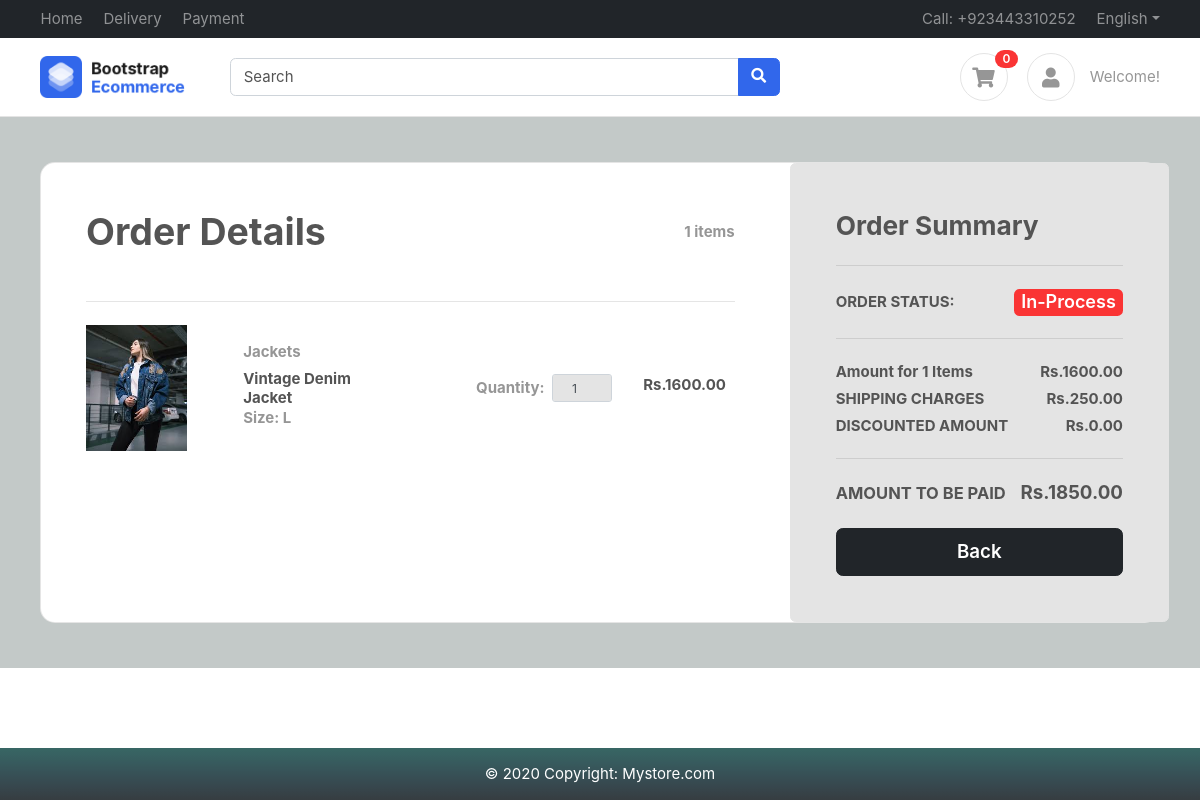
Screenshot of /orders/order-details/orders/2103e05edb6443548e62c41e4f13eefa/ (signed in) with the database file from the repository.
### accounts/models.py (models this page shows, shortened)
class Add_To_Cart(BaseModel):
     product=models.ForeignKey(product, on_delete=models.CASCADE)
     shopping_cart = models.ForeignKey(ShoppingCart, on_delete=models.CASCADE,related_name="addtocart")
     selected_size=models.CharField(max_length=30)
     item_price=models.FloatField()
     item_color=models.CharField(max_length=30 ,blank=True,null=True)
     quantity=models.IntegerField()
     def total_price(self):
         return self.item_price * self.quantity

### myapp/models.py (models this page shows, shortened)
class product(BaseModel):
    product_name = models.CharField(max_length=100)
    category = models.ForeignKey(category,on_delete=models.CASCADE,related_name='products')
    price = models.IntegerField()
    slug = models.SlugField(unique=True,null=True,blank=True)
    product_description = models.TextField()
    color_variant=models.ManyToManyField(ColorVariant,blank=True)
    size_variant=models.ManyToManyField(SizeVariant,blank=True)

class ProductImage(BaseModel):
    product = models.ForeignKey(product,on_delete=models.CASCADE,related_name='product_images')
    image = models.ImageField(upload_to='product')

class category(BaseModel):
    category_name=models.CharField(max_length=100)
    slug=models.SlugField(unique=True,null=True,blank=True)
    category_image=models.ImageField(upload_to='categories')
    def __str__(self):
        return self.category_name

### orders/models.py (models this page shows, shortened)
class OrderPlaced(BaseModel):
    order=models.OneToOneField(ShoppingCart,on_delete=models.CASCADE)
    customer = models.ForeignKey(User, on_delete=models.CASCADE)
    order_number = models.CharField(max_length=100, unique=True)
    total_amount=models.FloatField()
    Is_order_delivered=models.BooleanField(default=False)
    def calculateDiscount(self,car):
        print("Total:",car.get_cart_total())
        if car.coupon:
          return self.total_amount-(car.get_cart_total()+250)+car.coupon.discount_price
        else:
          return self.total_amount - (car.get_cart_total() + 250)

### orders/views.py (the view)
# urls.py: path('order-details/orders/<str:cart_id>/',ViewOrderdetails,name='view_order_details'),
def ViewOrderdetails(request,cart_id):
    CartCountItems = []
    try:
        CartObjectUnpaid = ShoppingCart.objects.get(user=request.user, is_paid=False)
        CartCountItems = Add_To_Cart.objects.filter(shopping_cart=CartObjectUnpaid)
        CountItems = CartCountItems.count()
    except ShoppingCart.DoesNotExist:
        CartObjectUnpaid = None
        CartCountItems = []
        CountItems = 0
    cart=ShoppingCart.objects.get(uid=cart_id,user=request.user)
    orderhistory=OrderPlaced.objects.get(order=cart)
    print(orderhistory.Is_order_delivered)
    cartitems=Add_To_Cart.objects.filter(shopping_cart=cart)
    count=cartitems.count()
    discount=orderhistory.calculateDiscount(cart)
    cart_Total_price=cart.get_cart_total()+discount
    context = {'discount':discount,
               'count':CountItems,
               'Count':count,
               'Cart':cart,
               'cart':cartitems,
               'cart_total':cart_Total_price,
               'order_history':orderhistory,
               }
    return render(request,"order/viewOrderDetails.html",context=context)

### accounts/models.py (called while the page is built)
    def get_cart_total(self):
       cart_items = self.addtocart.all()
       price = []
       for cart_item in cart_items:
         price.append(cart_item.item_price*cart_item.quantity)
       if self.coupon:
           if self.coupon.minimum_amount< sum(price):
               return sum(price)-self.coupon.discount_price
       return sum(price)

### template/order/viewOrderDetails.html (shortened to what this page needs)
{% extends "base/base.html" %}
{% block cartcount %} {{ count }} {% endblock %}
{% block start %}
<section class="h-100 h-custom" style="background: rgb(195,201,200); background: linear-gradient(236deg, rgba(195,201,200,1) 0%);">
  <div class="container py-5 h-100">
    <div class="row d-flex justify-content-center align-items-center h-100">
      <div class="col-12">
        <div class="card card-registration card-registration-2" style="border-radius: 15px;">
          <div class="card-body p-0">
            <div class="row g-0">
              <div class="col-lg-8">
                <div class="p-5">
                  <div class="d-flex justify-content-between align-items-center mb-5">
                    <h1 class="fw-bold mb-0 text-black">Order Details</h1>
                    <h6 class="mb-0 text-muted">{{ Count }} items</h6>
                  </div>
                  {% for item in cart %}
                  <hr class="my-4">
                   <div class="row mb-4 d-flex justify-content-between align-items-center">
                    <div class="col-md-2 col-lg-2 col-xl-2 pr-0 mr-0" >
                      <img src="{% if item.product.product_images.all %}{{ item.product.product_images.first.image.url }}{% endif %}" class="img-fluid rounded-3" alt="{{ item.product.product_name }}">
                    </div>
                    <div class="col-md-3 col-lg-3 col-xl-3 pl-0 ml-0">
                      <h6 class="text-muted">{{ item.product.category }}</h6>
                      <h6 class="text-black mb-0">{{ item.product.product_name }}</h6>
                      <h6 class="text-muted">Size: {{ item.selected_size }}</h6>
                    </div>
                    <div class="col-md-3 col-lg-3 col-xl-2 d-flex align-items-center" >
                      <h6 class="text-muted mb-0 mr-2">Quantity:</h6>
                      <input readonly min="1" name="quantity" value="{{ item.quantity }}" type="number" class="form-control form-control-sm text-center" style="width: 60px;"/>
                    </div>
                    <div class="col-md-4 col-lg-2 col-xl-2" >
                      <h6 class="mr-0">Rs.{{ item.total_price }}0</h6>
                    </div>
                  </div>
                  {% endfor %}
                </div>
              </div>
              <div class="col-lg-4 p-4 bg-light border rounded">
                <div class="p-4">
                  <h3 class="fw-bold mb-4">Order Summary</h3>
                  <hr class="my-4">
                  <div class="d-flex justify-content-between align-items-center mb-3">
                    <h6 class="mb-0 text-uppercase">Order Status:</h6>
                    {% if order_history.Is_order_delivered %}
                    <h6 class="mb-0 text-success fw-bold">
                      <span class="badge badge-success" style="font-size: 1.2em;">Delivered</span>
                    </h6>
                    {% else %}
                    <h6 class="mb-0 text-danger fw-bold">
                      <span class="badge badge-danger" style="font-size: 1.2em;">In-Process</span>
                    </h6>
                    {% endif %}
                  </div>
                  <hr class="my-4">
                  <div class="d-flex justify-content-between align-items-center mb-2">
                    <h6 class="mb-0">Amount for {{ Count }} Items</h6>
                    <h6 class="mb-0">Rs.{{ cart_total }}0</h6>
                  </div>
                  <div class="d-flex justify-content-between align-items-center mb-2">
                    <h6 class="mb-0 text-uppercase">Shipping Charges</h6>
                    <h6 class="mb-0">Rs.250.00</h6>
                  </div>
                  <div class="d-flex justify-content-between align-items-center mb-2">
                    <h6 class="mb-0 text-uppercase">Discounted Amount</h6>
                    <h6 class="mb-0">Rs.{{ discount }}0</h6>
                  </div>
                  <hr class="my-4">
                  <div class="d-flex justify-content-between align-items-center mb-4">
                    {% if order_history.Is_order_delivered %}
                    <h5 class="mb-0 text-uppercase">Paid Amount</h5>
                    {% else %}
                    <h5 class="mb-0 text-uppercase " style="font-size: 1.1rem;">Amount to be Paid</h5>
                    {% endif %}
                    <h5 class="mb-0">Rs.{{ order_history.total_amount }}0</h5>
                  </div>
                  <a href="/orders/history/" class="btn btn-dark btn-block btn-lg">
                    Back
                  </a>
                </div>
              </div>
            </div>
          </div>
        </div>
      </div>
    </div>
  </div>
</section>
{% endblock %}

### public/static/css/ui.css (style rules this page uses)
html { font-family: 'Inter', sans-serif; font-size: 15px; }

### template/base/base.html (style rules this page uses)
body { margin-bottom: 60px; }

### rows the page displays
Add_To_Cart: product.product_images.first.image (picture), product.category "Jackets", product.product_name "Vintage Denim Jacket", selected_size "L", quantity "1", total_price "1600.0"
OrderPlaced: total_amount "1850.0"

### other values shown
{{ count }} "0"
{{ Count }} "1"
{{ cart_total }} "1600.0"
{{ discount }} "0.0"
